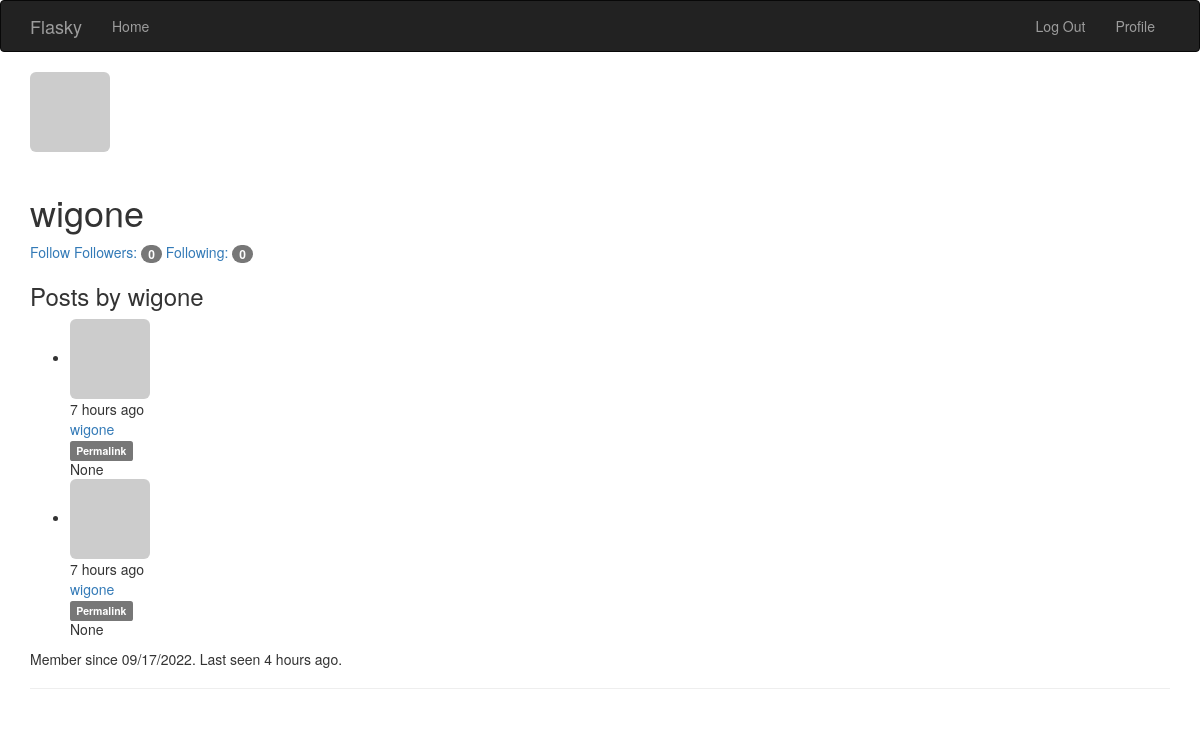
Screenshot of /user/wigone (signed in) with the database file from the repository.
### app/models.py (models this page shows, shortened)
class User(UserMixin, db.Model):
    __tablename__ = 'users'
    id = db.Column(db.Integer, primary_key=True)
    email = db.Column(db.String(64), unique=True, index=True)
    username = db.Column(db.String(64), unique=True, index=True)
    role_id = db.Column(db.Integer, db.ForeignKey('roles.id'))
    password_hash = db.Column(db.String(128))
    name = db.Column(db.String(64))
    location = db.Column(db.String(64))
    about_me = db.Column(db.Text())
    member_since = db.Column(db.DateTime(), default=datetime.utcnow)
    last_seen = db.Column(db.DateTime(), default=datetime.utcnow)
    confirmed = db.Column(db.Boolean, default=False)
    avatar_hash = db.Column(db.String(32))
    posts = db.relationship('Post', backref='author', lazy='dynamic')
    followed = db.relationship('Follow',
                                foreign_keys=[Follow.follower_id],
                                backref=db.backref('follower', lazy='joined'),
                                lazy='dynamic',
                                cascade='all, delete-orphan')
    followers = db.relationship('Follow',
                                foreign_keys=[Follow.followed_id],
                                backref=db.backref('followed', lazy='joined'),
                                lazy='dynamic',
                                cascade='all, delete-orphan')
    @property
    def password(self):
        raise AttributeError('password is not a readable attribute')
    def can(self, perm):
        return self.role is not None and self.role.has_permission(perm)
    def is_administrator(self):
        return self.can(Permission.ADMIN)
    def ping(self):
        self.last_seen = datetime.utcnow()
        db.session.add(self)
        db.session.commit()
    def gravatar_hash(self):
        return hashlib.md5(self.email.lower().encode('utf-8')).hexdigest()
    def gravatar(self, size=100, default='identicon', rating='g'):
        url = 'https://secure.gravatar.com/avatar'
        hash = self.avatar_hash or self.gravatar_hash()
        return '{url}/{hash}?s={size}&d={default}&r={rating}'.format(
            url=url, hash=hash, size=size, default=default, rating=rating)
    def is_following(self, user):
        if user.id is None:
            return False
        return self.followed.filter_by(
                    followed_id=user.id).first() is not None

class Post(db.Model):
    __tablename__ = 'posts'
    id = db.Column(db.Integer, primary_key=True)
    body = db.Column(db.Text)
    body_html = db.Column(db.Text)
    timestamp = db.Column(db.DateTime(), index=True, default=datetime.utcnow)
    author_id = db.Column(db.Integer, db.ForeignKey('users.id'))

### app/main/views.py (the view)
@main.route('/user/<username>')
def user(username):
    user = User.query.filter_by(username=username).first()
    if user is None:
        abort(404)
    page = request.args.get('page', 1, type=int)
    pagination = Post.query.order_by(Post.timestamp.desc()).paginate(
        page, per_page=current_app.config['FLASKY_POSTS_PER_PAGE'],
        error_out=False)
    posts = pagination.items
    return render_template('user.html', user=user, posts=posts,
                           pagination=pagination)

### app/auth/views.py (called while the page is built)
@auth.before_app_request
def before_request():
    if current_user.is_authenticated \
            and not current_user.confirmed \
            and request.blueprint != 'auth' \
            and request.endpoint != 'static':
        return redirect(url_for('auth.unconfirmed'))

@auth.before_app_request
def before_request():
    if current_user.is_authenticated:
        current_user.ping()
        if not current_user.confirmed \
                and request.endpoint \
                and request.blueprint != 'auth' \
                and request.endpoint != 'static':
            return redirect(url_for('auth.unconfirmed'))

### app/main/__init__.py (called while the page is built)
@main.app_context_processor
def inject_permissions():
    return dict(Permission=Permission)

### app/models.py (called while the page is built)
@login_manager.user_loader
def load_user(user_id):
    return User.query.get(int(user_id))

    def has_permission(self, perm):
        return self.permissions & perm == perm

### app/template/user.html (shortened to what this page needs)
{% extends "base.html" %}
{% block page_content %}
<img class="img-rounded profile-thumbnail" src="{{ user.gravatar(size=256) }}">
<div class="page-header">
    <h1>{{ user.username }}</h1>
    {% if current_user.can(Permission.FOLLOW) and user != current_user %}
        {% if not current_user.is_following(user) %}
        <a href="{{ url_for('.follow', username=user.username) }}"
            class="btn-btn-primary">Follow</a>
        {% else %}
        <a href="{{ url_for('.unfollow', username=user.username) }}"
            class="btn-btn-defualt">Unfollow</a>
        {% endif %}
    {% endif %}
    <a href="{{ url_for('.followers', username=user.username) }}">
        Followers: <span class="badge">{{ user.followers.count() }}</span>
    </a>
    <a href="{{ url_for('.followed_by', username=user.username) }}">
        Following: <span class="badge">{{ user.followed.count() }}</span>
    </a>
    <h3>Posts by {{ user.username }}</h3>
    {% include '_posts.html' %}
    <p>
        Member since {{ moment(user.member_since).format('L') }}.
        Last seen {{ moment(user.last_seen).fromNow() }}.
    </p>
</div>
{% endblock %}

### app/template/_posts.html (shortened to what this page needs)
<ul class="posts">
    {% for post in posts %}
    <li class="post">
        <div class="profile-thumbnail">
          <a href="{{ url_for('.user', username=post.author.username) }}">
            <img class="img-rounded profile-thumbnail"
            src="{{ post.author.gravatar(size=40) }}">
          </a>
        </div>
        <div class="post-date">{{ moment(post.timestamp).fromNow() }}</div>
        <div class="post-author">
            <a href="{{ url_for('.user', username=post.author.username) }}">
                {{ post.author.username }}
            </a>
        </div>
        <div class="post-content">
          <div class="post-footer">
            <a href="{{ url_for('.post', id=post.id) }}">
                <span class="label label-default">Permalink</span>
            </a>
          </div>
        </div>
        <div class="post-body">
          {% if post.body_html %}
            {{ post.body_html | safe }}
          {% else %}
            {{ post.body }}
        </div>
          {% endif %}
    </li>
    {% endfor %}
   </ul>

### rows the page displays
User: username "wigone", member_since "09/17/2022", last_seen "4 hours ago"
Post: timestamp "7 hours ago", author.username "wigone", body "None"
Post: timestamp "7 hours ago", author.username "wigone", body "None"

### other values shown
{{ user.followers.count() }} "0"
{{ user.followed.count() }} "0"
